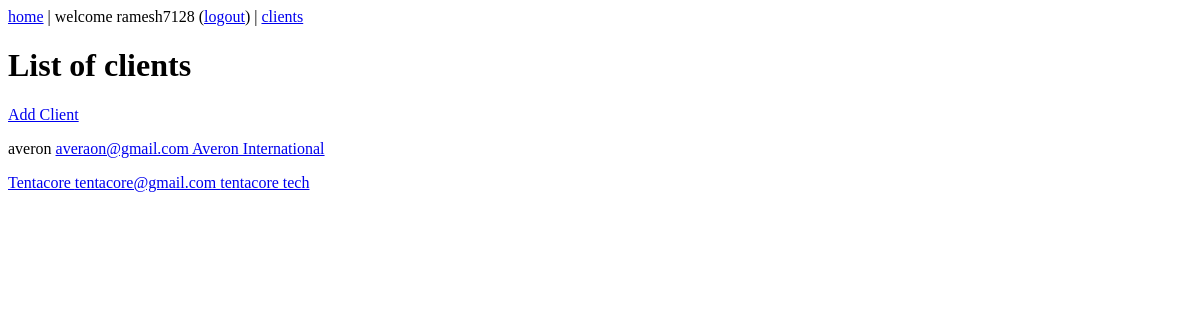
Before: /clients/ (signed in) with the older database file.
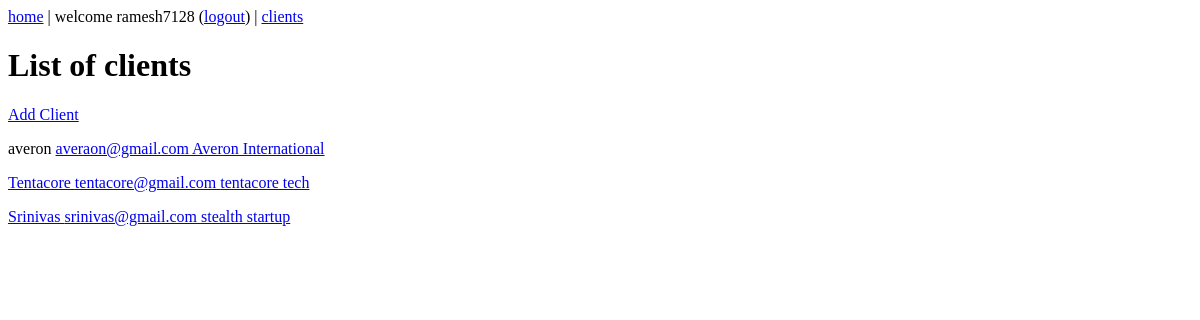
After: the same page with the newer database file.
### accountingapp/models.py (models this page shows, shortened)
class Client(models.Model):
	clientName = models.CharField(max_length=200, blank=False, null=False)
	clientEmail = models.EmailField(max_length=100, blank=False, null=False)
	clientCompany = models.CharField(max_length=200, blank=False, null=False)
	user = models.ForeignKey(User)

### accountingapp/views.py (the view)
# urls.py: url(r'^clients/$', Clients.as_view(), name='client'),
class Clients(View):
	def get(self, request):
		client = Client.objects.filter(user=request.user)
		context = {}
		context['clientlist'] = client
		return render(request, 'accountingapp/clients.html', context)

### accountingapp/templates/accountingapp/clients.html (shortened to what this page needs)
{% extends "accountingapp/base.html" %}
{% block head %}List of clients{% endblock %}
{% block content %}
    <p><a href="/addclient">Add Client</a></p>
    {% if clientlist %}
    {% for client in clientlist %}
    <p>
    {{client.clientName}}
    <a href="/clients/{{client.id}}/projects">{{client.clientEmail}}
    {{client.clientCompany}}</p>
    {% endfor %}
    {% endif %}
{% endblock %}

### accountingapp/templates/accountingapp/base.html (shortened to what this page needs)
<!DOCTYPE html PUBLIC "-//W3C//DTD XHTML 1.0 Transitional//EN"
"http://www.w3.org/TR/xhtml1/DTD/xhtml1-transitional.dtd">
<html>
<head>
</head>
<body>
<div id="nav">
<a href="/">home</a> |
{% if user.is_authenticated %}
welcome {{ user.username }}
(<a href="/logout">logout</a>) |
<a href="/clients">clients</a>
{% else %}
<a href="/login/">login</a> |
<a href="/register/">register</a>
{% endif %}
</div>
<h1>{% block head %}{% endblock %}</h1>
{% block content %}{% endblock %}
</body>
</html>

Changed rows visible on the page:
added Client: clientName "Srinivas", clientEmail "srinivas@gmail.com", clientCompany "stealth startup"
